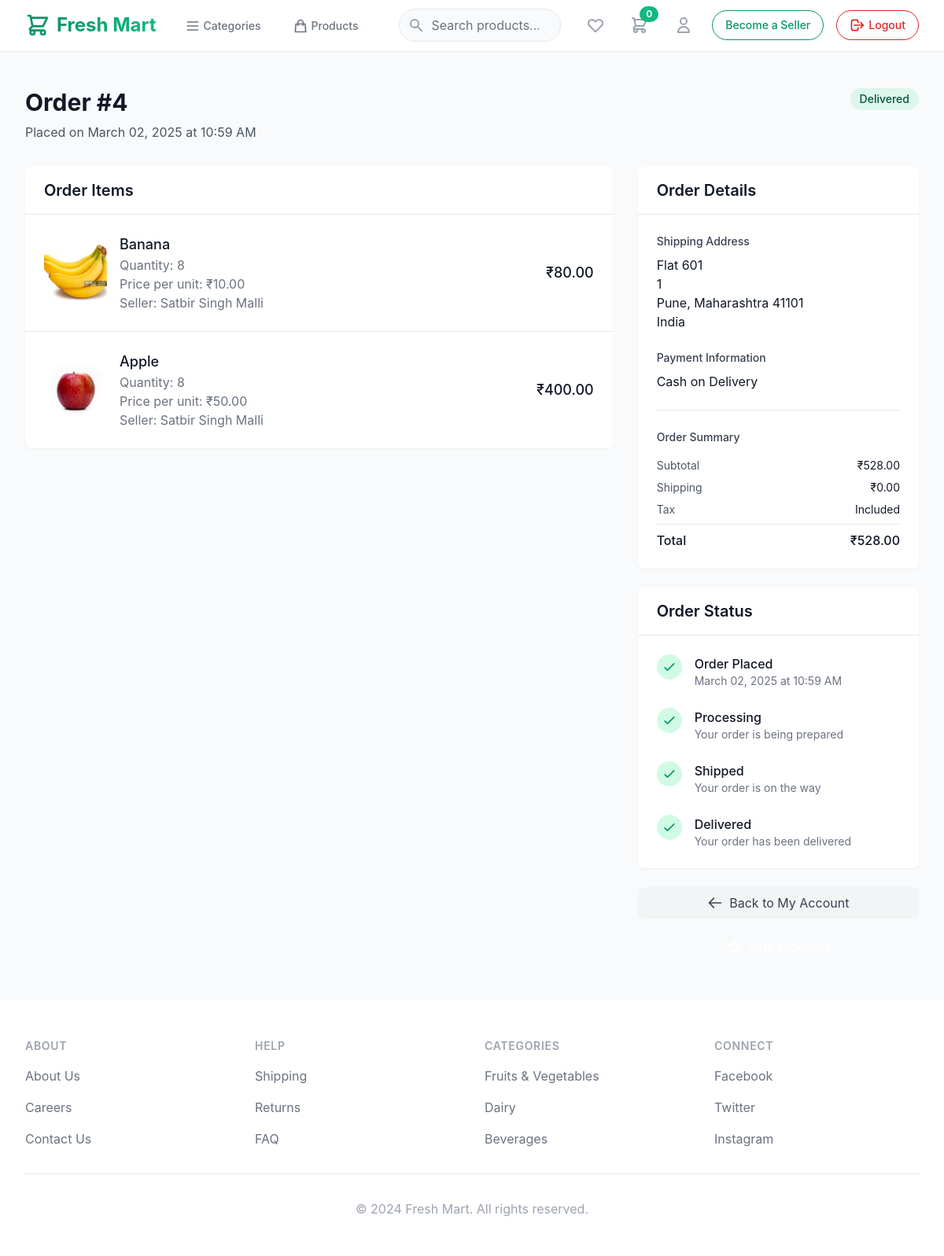
/orders/4 (signed in), run on the app's committed database.
### app.py (models this page shows, shortened)
class Order(db.Model):
    __tablename__ = 'orders'
    id = Column(Integer, primary_key=True)
    user_id = Column(Integer, ForeignKey('users.id'), nullable=False)
    total_amount = Column(Float, default=0.0)
    status = Column(String(50), default='Pending')
    address_id = Column(Integer, ForeignKey('addresses.id'), nullable=False)
    created_at = Column(DateTime, default=datetime.utcnow)
    user = relationship('User', back_populates='orders')
    address = relationship('Address')
    order_items = relationship('OrderItem', back_populates='order', cascade="all, delete-orphan")

class OrderItem(db.Model):
    __tablename__ = 'order_items'
    id = Column(Integer, primary_key=True)
    order_id = Column(Integer, ForeignKey('orders.id'), nullable=False)
    product_id = Column(Integer, ForeignKey('products.id'), nullable=False)
    quantity = Column(Integer, default=1, nullable=False)
    price = Column(Float, nullable=False)  # Price at the time of order
    created_at = Column(DateTime, default=datetime.utcnow)
    order = relationship('Order', back_populates='order_items')
    product = relationship('Product')

class Product(db.Model):
    __tablename__ = 'products'
    id = Column(Integer, primary_key=True)
    name = Column(String(200), nullable=False)
    price = Column(Float, nullable=False)
    description = Column(Text, nullable=True)
    image_url = Column(String(255), nullable=True)
    stock = Column(Integer, default=0)
    created_at = Column(DateTime, default=datetime.utcnow)
    sub_category_id = Column(Integer, ForeignKey('subcategories.id'), nullable=False)
    seller_id = Column(Integer, ForeignKey('users.id'), nullable=True)
    subcategory = relationship('SubCategory', back_populates='products')
    seller = relationship('User', backref=backref('seller_products', lazy=True))
    ratings = relationship('Rating', back_populates='product', cascade="all, delete-orphan")

class User(UserMixin, db.Model):
    __tablename__ = 'users'
    id = Column(Integer, primary_key=True)
    name = Column(String(100), nullable=False)
    email = Column(String(120), unique=True, nullable=False)
    phone = Column(String(20), nullable=True)
    password = Column(String(200), nullable=False)
    is_seller = Column(Boolean, default=False)
    created_at = Column(DateTime, default=datetime.utcnow)
    addresses = relationship('Address', back_populates='user')
    cart = relationship('Cart', uselist=False, back_populates='user')
    orders = relationship('Order', back_populates='user')
    wishlist_items = relationship('WishlistItem', back_populates='user')

class Address(db.Model):
    __tablename__ = 'addresses'
    id = Column(Integer, primary_key=True)
    user_id = Column(Integer, ForeignKey('users.id'), nullable=False)
    line1 = Column(String(200), nullable=False)
    line2 = Column(String(200), nullable=True)
    city = Column(String(100), nullable=False)
    state = Column(String(100), nullable=False)
    country = Column(String(100), nullable=False)
    zip_code = Column(String(20), nullable=False)
    created_at = Column(DateTime, default=datetime.utcnow)
    user = relationship('User', back_populates='addresses')

### app.py (the view)
@app.route('/orders/<int:id>')
@login_required
def user_order_details(id):
    order = Order.query.get_or_404(id)
    if order.user_id != current_user.id:
        flash('Access denied. You can only view your own orders.', 'error')
        return redirect(url_for('account'))
    return render_template('pages/user-order-details.html', order=order)

### app.py (called while the page is built)
@login_manager.user_loader
def load_user(user_id):
    return User.query.get(int(user_id))

@app.context_processor
def inject_cart():
    if current_user.is_authenticated:
        cart = Cart.query.filter_by(user_id=current_user.id).first()
        return {'user_cart': cart}
    return {'user_cart': None}

### templates/pages/user-order-details.html (shortened to what this page needs)
{% extends "base.html" %}
{% block content %}
<div class="max-w-7xl mx-auto px-4 sm:px-6 lg:px-8 py-12">
    <div class="mb-8">
        <div class="flex justify-between items-start">
            <div>
                <h1 class="text-3xl font-bold text-gray-900 mb-2">Order #{{ order.id }}</h1>
                <p class="text-gray-600">Placed on {{ order.created_at.strftime('%B %d, %Y at %I:%M %p') }}</p>
            </div>
            <div class="flex items-center space-x-4">
                <span class="inline-flex items-center px-3 py-1 rounded-full text-sm font-medium
                    {% if order.status == 'Delivered' %}bg-green-100 text-green-800
                    {% elif order.status == 'Processing' %}bg-yellow-100 text-yellow-800
                    {% elif order.status == 'Shipped' %}bg-blue-100 text-blue-800
                    {% elif order.status == 'Cancelled' %}bg-red-100 text-red-800
                    {% else %}bg-gray-100 text-gray-800{% endif %}">
                    {{ order.status }}
                </span>
            </div>
        </div>
    </div>
    <div class="grid grid-cols-1 lg:grid-cols-3 gap-8">
        <div class="lg:col-span-2">
            <div class="bg-white rounded-lg shadow-sm">
                <div class="px-6 py-4 border-b border-gray-200">
                    <h2 class="text-xl font-semibold text-gray-900">Order Items</h2>
                </div>
                <div class="divide-y divide-gray-200">
                    {% for item in order.order_items %}
                    <div class="p-6">
                        <div class="flex items-center">
                            <img src="{{ url_for('static', filename=item.product.image_url) }}" alt="{{ item.product.name }}"
                                class="h-20 w-20 rounded-lg object-cover">
                            <div class="ml-4 flex-1">
                                <h3 class="text-lg font-medium text-gray-900">{{ item.product.name }}</h3>
                                <p class="text-gray-500">Quantity: {{ item.quantity }}</p>
                                <p class="text-gray-500">Price per unit: ₹{{ "%.2f"|format(item.price) }}</p>
                                <p class="text-gray-500">Seller: {{ item.product.seller.name }}</p>
                            </div>
                            <div class="text-right">
                                <p class="text-lg font-medium text-gray-900">₹{{ "%.2f"|format(item.quantity * item.price) }}</p>
                            </div>
                        </div>
                    </div>
                    {% endfor %}
                </div>
            </div>
        </div>
        <div>
            <div class="bg-white rounded-lg shadow-sm">
                <div class="px-6 py-4 border-b border-gray-200">
                    <h2 class="text-xl font-semibold text-gray-900">Order Details</h2>
                </div>
                <div class="p-6 space-y-6">
                    <div>
                        <h3 class="text-sm font-medium text-gray-700 mb-2">Shipping Address</h3>
                        <p class="text-gray-900">{{ order.address.line1 }}</p>
                        {% if order.address.line2 %}
                        <p class="text-gray-900">{{ order.address.line2 }}</p>
                        {% endif %}
                        <p class="text-gray-900">
                            {{ order.address.city }}, {{ order.address.state }} {{ order.address.zip_code }}
                        </p>
                        <p class="text-gray-900">{{ order.address.country }}</p>
                    </div>
                    <div>
                        <h3 class="text-sm font-medium text-gray-700 mb-2">Payment Information</h3>
                        <p class="text-gray-900">Cash on Delivery</p>
                    </div>
                    <div class="border-t pt-6">
                        <h3 class="text-sm font-medium text-gray-700 mb-4">Order Summary</h3>
                        <div class="space-y-2">
                            <div class="flex justify-between text-sm">
                                <p class="text-gray-600">Subtotal</p>
                                <p class="text-gray-900">₹{{ "%.2f"|format(order.total_amount) }}</p>
                            </div>
                            <div class="flex justify-between text-sm">
                                <p class="text-gray-600">Shipping</p>
                                <p class="text-gray-900">₹0.00</p>
                            </div>
                            <div class="flex justify-between text-sm">
                                <p class="text-gray-600">Tax</p>
                                <p class="text-gray-900">Included</p>
                            </div>
                            <div class="border-t pt-2 mt-2">
                                <div class="flex justify-between">
                                    <p class="text-base font-medium text-gray-900">Total</p>
                                    <p class="text-base font-medium text-gray-900">₹{{ "%.2f"|format(order.total_amount) }}</p>
                                </div>
                            </div>
                        </div>
                    </div>
                </div>
            </div>
            <div class="bg-white rounded-lg shadow-sm mt-6">
                <div class="px-6 py-4 border-b border-gray-200">
                    <h2 class="text-xl font-semibold text-gray-900">Order Status</h2>
                </div>
                <div class="p-6">
                    <div class="space-y-6">
                        <div class="flex items-start">
                            <div class="flex-shrink-0">
                                <div class="flex items-center justify-center w-8 h-8 rounded-full bg-emerald-100">
                                    <svg class="w-5 h-5 text-emerald-600" fill="none" stroke="currentColor" viewBox="0 0 24 24">
                                        <path stroke-linecap="round" stroke-linejoin="round" stroke-width="2" d="M5 13l4 4L19 7"></path>
                                    </svg>
                                </div>
                            </div>
                            <div class="ml-4">
                                <h3 class="text-base font-medium text-gray-900">Order Placed</h3>
                                <p class="text-sm text-gray-500">{{ order.created_at.strftime('%B %d, %Y at %I:%M %p') }}</p>
                            </div>
                        </div>
                        <div class="flex items-start">
                            <div class="flex-shrink-0">
                                <div class="flex items-center justify-center w-8 h-8 rounded-full {% if order.status in ['Processing', 'Shipped', 'Delivered'] %}bg-emerald-100{% else %}bg-gray-100{% endif %}">
                                    {% if order.status in ['Processing', 'Shipped', 'Delivered'] %}
                                    <svg class="w-5 h-5 text-emerald-600" fill="none" stroke="currentColor" viewBox="0 0 24 24">
                                        <path stroke-linecap="round" stroke-linejoin="round" stroke-width="2" d="M5 13l4 4L19 7"></path>
                                    </svg>
                                    {% else %}
                                    <span class="text-gray-500">2</span>
                                    {% endif %}
                                </div>
                            </div>
                            <div class="ml-4">
                                <h3 class="text-base font-medium text-gray-900">Processing</h3>
                                <p class="text-sm text-gray-500">Your order is being prepared</p>
                            </div>
                        </div>
                        <div class="flex items-start">
                            <div class="flex-shrink-0">
                                <div class="flex items-center justify-center w-8 h-8 rounded-full {% if order.status in ['Shipped', 'Delivered'] %}bg-emerald-100{% else %}bg-gray-100{% endif %}">
                                    {% if order.status in ['Shipped', 'Delivered'] %}
                                    <svg class="w-5 h-5 text-emerald-600" fill="none" stroke="currentColor" viewBox="0 0 24 24">
                                        <path stroke-linecap="round" stroke-linejoin="round" stroke-width="2" d="M5 13l4 4L19 7"></path>
                                    </svg>
                                    {% else %}
                                    <span class="text-gray-500">3</span>
                                    {% endif %}
                                </div>
                            </div>
                            <div class="ml-4">
                                <h3 class="text-base font-medium text-gray-900">Shipped</h3>
                                <p class="text-sm text-gray-500">Your order is on the way</p>
                            </div>
                        </div>
                        <div class="flex items-start">
                            <div class="flex-shrink-0">
                                <div class="flex items-center justify-center w-8 h-8 rounded-full {% if order.status == 'Delivered' %}bg-emerald-100{% else %}bg-gray-100{% endif %}">
                                    {% if order.status == 'Delivered' %}
                                    <svg class="w-5 h-5 text-emerald-600" fill="none" stroke="currentColor" viewBox="0 0 24 24">
                                        <path stroke-linecap="round" stroke-linejoin="round" stroke-width="2" d="M5 13l4 4L19 7"></path>
                                    </svg>
                                    {% else %}
                                    <span class="text-gray-500">4</span>
                                    {% endif %}
                                </div>
                            </div>
                            <div class="ml-4">
                                <h3 class="text-base font-medium text-gray-900">Delivered</h3>
                                <p class="text-sm text-gray-500">Your order has been delivered</p>
                            </div>
                        </div>
                    </div>
                </div>
            </div>
            <div class="mt-6 space-y-4">
                <a href="{{ url_for('account') }}" class="w-full bg-gray-100 text-gray-700 px-4 py-2 rounded-lg hover:bg-gray-200 transition flex items-center justify-center">
                    <svg class="w-5 h-5 mr-2" fill="none" stroke="currentColor" viewBox="0 0 24 24">
                        <path stroke-linecap="round" stroke-linejoin="round" stroke-width="2" d="M10 19l-7-7m0 0l7-7m-7 7h18" />
                    </svg>
                    Back to My Account
                </a>
                {% if order.status == 'Delivered' %}
                <form action="{{ url_for('rate_product', id=order.order_items[0].product_id) }}" method="GET" class="w-full">
                    <button type="submit" class="w-full bg-emerald-600 text-white px-4 py-2 rounded-lg hover:bg-emerald-700 transition flex items-center justify-center">
                    </button>
                </form>
                {% endif %}
            </div>
        </div>
    </div>
</div>
{% endblock %}

### data on the page
Order: id "4", created_at "March 02, 2025 at 10:59 AM", status "Delivered", total_amount "528.00"
OrderItem: image_url (picture), product.name "Banana", quantity "8", price "10.00", product.seller.name "Satbir Singh Malli", item.quantity*item.price "80.00"
OrderItem: image_url (picture), product.name "Apple", quantity "8", price "50.00", product.seller.name "Satbir Singh Malli", item.quantity*item.price "400.00"
Address: address.line1 "Flat 601", address.line2 "1", address.city "Pune", address.state "Maharashtra", address.zip_code "41101", address.country "India"
